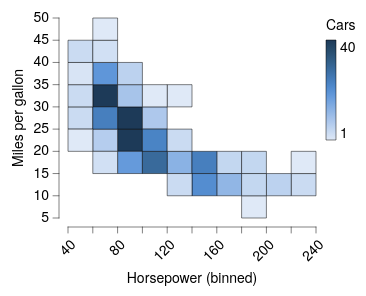

Describe this chart as a Vega-Lite specification.
### Vega-Lite specification from a JSON file in a GitHub repository (floating-point values rounded to 4 significant figures; data arrays with more than 128 entries replaced by an {"elided": "..."} marker saying what was removed)
{"background": null, "config": {"arc": {"fill": "#DBDBDB", "fillOpacity": 1.0, "innerRadius": 25.0, "padAngle": 0.03, "stroke": "black", "strokeOpacity": 1, "strokeWidth": 0.25}, "area": {"fill": "#DBDBDB", "fillOpacity": 1.0, "stroke": "black", "strokeOpacity": 1, "strokeWidth": 0.25}, "axis": {"domain": true, "domainCap": "round", "domainColor": "black", "domainWidth": 0.25, "grid": false, "gridCap": "round", "gridColor": "#F1F1F1", "gridDash": [0, 0], "gridOpacity": 1.0, "gridWidth": 0.25, "labelColor": "black", "labelFont": "Helvetica Neue", "labelFontSize": 7, "labelFontStyle": "normal", "labelFontWeight": 400, "offset": 4.5, "ticks": true, "tickCap": "round", "tickColor": "black", "tickRound": false, "tickSize": 3, "tickWidth": 0.25, "titleColor": "black", "titleFont": "Helvetica Neue", "titleFontSize": 7, "titleFontStyle": "normal", "titleFontWeight": 400}, "axisX": {"domain": true, "labelAlign": "right", "labelAngle": 315, "labels": true, "ticks": true, "translate": 0}, "axisY": {"domain": true, "labelAlign": "right", "labelAngle": 0, "labels": true, "ticks": true, "translate": 0}, "axisRight": {"domain": true, "labelAlign": "left", "labelAngle": 0, "labels": true, "ticks": true, "translate": 0}, "axisTop": {"domain": true, "labelAlign": "left", "labelAngle": 45, "labels": true, "ticks": true, "translate": 0}, "axisBand": {"tickOffset": 0}, "bar": {"fill": "#DBDBDB", "fillOpacity": 1.0, "stroke": "black", "strokeOpacity": 1, "strokeWidth": 0.25}, "boxplot": {"size": 9.0, "ticks": {"cornerRadius": 0.25, "fill": "black", "size": 4.5, "thickness": 0.25}, "box": {"fillOpacity": 1.0, "stroke": "black", "strokeOpacity": 1, "strokeWidth": 0.25}, "median": {"fill": "black", "fillOpacity": 1.0, "size": 9.0, "thickness": 0.25}, "rule": {"fill": "black", "fillOpacity": 1.0, "size": 10.0, "stroke": "black", "strokeDash": [0, 0], "strokeOpacity": 1, "strokeWidth": 0.25}, "outliers": {"color": "black", "fill": "black", "fillOpacity": 1.0, "size": 0, "stroke": "black", "strokeOpacity": 1, "strokeWidth": 0.25}}, "circle": {"fill": "black", "fillOpacity": 1.0, "size": 0.5, "stroke": null, "strokeOpacity": 1, "strokeWidth": 0.25}, "errorband": {"band": {"fillOpacity": 0.6, "stroke": null, "strokeWidth": 0.25, "strokeOpacity": 1}, "borders": {"opacity": 0, "strokeOpacity": 0.25, "strokeWidth": 1}}, "errorbar": {"opacity": 1, "rule": {"strokeDash": [0, 0], "strokeWidth": 0.25}, "ticks": {"color": "black", "cornerRadius": 0.125, "opacity": 1, "size": 6.0, "thickness": 0.25}, "thickness": 0.25}, "font": "Helvetica Neue", "geoshape": {"fill": "#DBDBDB", "fillOpacity": 1.0, "stroke": "black", "strokeOpacity": 1, "strokeWidth": 0.25}, "header": {"labelColor": "black", "labelFont": "Helvetica Neue", "labelFontSize": 7, "labelFontStyle": "normal", "labelFontWeight": 400, "titleColor": "black", "titleFont": "Helvetica Neue", "titleFontSize": 7, "titleFontStyle": "normal", "titleFontWeight": 400, "titlePadding": 0}, "legend": {"disable": false, "offset": 4.5, "titlePadding": 4, "labelOffset": 2, "gradientLabelOffset": 2, "gradientLength": 50.0, "gradientThickness": 5.0, "gradientOpacity": 1.0, "gradientStrokeColor": "black", "gradientStrokeWidth": 0.25, "labelColor": "black", "labelFont": "Helvetica Neue", "labelFontSize": 7, "labelFontStyle": "normal", "labelFontWeight": 400, "strokeColor": "black", "strokeWidth": 0, "symbolSize": 42, "symbolStrokeColor": "black", "symbolStrokeWidth": 0.25, "titleColor": "black", "titleFont": "Helvetica Neue", "titleFontSize": 7, "titleFontStyle": "normal", "titleFontWeight": 400}, "line": {"color": "black", "stroke": "black", "strokeCap": "round", "strokeDash": [0, 0], "strokeOpacity": 1, "strokeWidth": 0.375}, "point": {"filled": true, "fill": "#DBDBDB", "fillOpacity": 1.0, "size": 5.0, "stroke": "black", "strokeOpacity": 1, "strokeWidth": 0.25}, "range": {"category": ["#C6D9F1", "#F1C9CB", "#FEF0B9", "#CEE37A", "#7AA8E0", "#E589A3", "#FDDD5D", "#68B961", "#4177B1", "#C35082", "#E5C227", "#438156"], "diverging": {"scheme": ["#C35082", "#CE6D94", "#D989A7", "#E2A4BA", "#EABFCE", "#F1DBE2", "#F6F6F6", "#D7E0EB", "#B9CBE0", "#9BB6D5", "#7DA1C9", "#5F8CBD", "#4177B1"]}, "heatmap": {"scheme": ["#DFE9F7", "#C6D9F1", "#ADC8EC", "#94B8E6", "#7AA8E0", "#6097DA", "#4D87CA", "#4177B1", "#386898", "#2F597F", "#264A69", "#1D3A58"]}, "ordinal": {"scheme": ["#F1F1F1", "#DBDBDB", "#C6C6C6", "#B2B2B2", "#9D9D9D", "#898989", "#767676", "#636363", "#515151", "#404040", "#2F2F2F", "#1F1F1F"]}, "ramp": {"scheme": ["#DFE9F7", "#C6D9F1", "#ADC8EC", "#94B8E6", "#7AA8E0", "#6097DA", "#4D87CA", "#4177B1", "#386898", "#2F597F", "#264A69", "#1D3A58"]}}, "rule": {"color": "black", "stroke": "black", "strokeCap": "round", "strokeDash": [2, 2], "strokeOpacity": 1, "strokeWidth": 0.25}, "scale": {"bandPaddingInner": 0.1, "bandPaddingOuter": 0.1, "round": false}, "rect": {"fill": "#DBDBDB", "fillOpacity": 1.0, "stroke": "black", "strokeOpacity": 1, "strokeWidth": 0.25}, "square": {"fill": "#DBDBDB", "fillOpacity": 1.0, "size": 10.0, "stroke": "black", "strokeOpacity": 1, "strokeWidth": 0.25}, "text": {"color": "black", "font": "Helvetica Neue", "fontSize": 7, "fontStyle": "normal", "fontWeight": 400}, "title": {"anchor": "middle", "frame": "group", "color": "black", "font": "Helvetica Neue", "fontSize": 7, "fontStyle": "normal", "fontWeight": 400, "subtitleColor": "black", "subtitleFont": "Helvetica Neue", "subtitleFontSize": "Helvetica Neue", "subtitleFontStyle": "normal", "subtitleFontWeight": 400}, "view": {"continuousWidth": 124, "continuousHeight": 100, "discreteWidth": 124, "discreteHeight": 100, "fill": null, "stroke": null, "strokeWidth": 0.25}}, "data": {"name": "data-7285c4e2e195e5a75737a34913199f5f"}, "mark": {"type": "rect"}, "encoding": {"color": {"aggregate": "count", "title": "Cars", "type": "quantitative"}, "x": {"bin": {"maxbins": 12}, "field": "Horsepower", "type": "quantitative"}, "y": {"bin": {"maxbins": 12}, "field": "Miles_per_Gallon", "title": "Miles per gallon", "type": "quantitative"}}, "$schema": "https://vega.github.io/schema/vega-lite/v6.4.1.json", "datasets": {"data-7285c4e2e195e5a75737a34913199f5f": {"elided": "392 records"}}}
